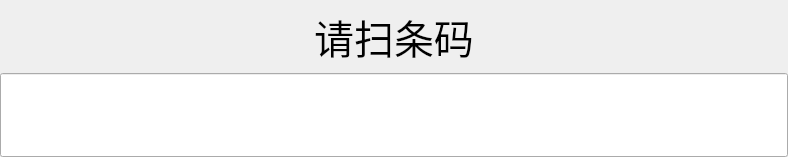
<?xml version="1.0" encoding="UTF-8"?>
<ui version="4.0">
 <class>ScanCodeDlg</class>
 <widget class="QDialog" name="ScanCodeDlg">
  <property name="geometry">
   <rect>
    <x>0</x>
    <y>0</y>
    <width>788</width>
    <height>157</height>
   </rect>
  </property>
  <property name="windowTitle">
   <string>扫码</string>
  </property>
  <property name="styleSheet">
   <string notr="true"/>
  </property>
  <layout class="QVBoxLayout" name="verticalLayout_2">
   <property name="spacing">
    <number>0</number>
   </property>
   <property name="leftMargin">
    <number>0</number>
   </property>
   <property name="topMargin">
    <number>0</number>
   </property>
   <property name="rightMargin">
    <number>0</number>
   </property>
   <property name="bottomMargin">
    <number>0</number>
   </property>
   <item>
    <layout class="QVBoxLayout" name="verticalLayout">
     <property name="spacing">
      <number>0</number>
     </property>
     <item>
      <widget class="QLabel" name="titleLabel">
       <property name="font">
        <font>
         <pointsize>30</pointsize>
        </font>
       </property>
       <property name="styleSheet">
        <string notr="true">background-image: url(:/Images/Resources/Images/jinji_de_juren.jpg);</string>
       </property>
       <property name="text">
        <string>请扫条码</string>
       </property>
       <property name="alignment">
        <set>Qt::AlignCenter</set>
       </property>
      </widget>
     </item>
     <item>
      <widget class="QLineEdit" name="codeLine">
       <property name="minimumSize">
        <size>
         <width>0</width>
         <height>80</height>
        </size>
       </property>
       <property name="font">
        <font>
         <pointsize>50</pointsize>
        </font>
       </property>
       <property name="styleSheet">
        <string notr="true"/>
       </property>
      </widget>
     </item>
    </layout>
   </item>
  </layout>
 </widget>
 <layoutdefault spacing="6" margin="11"/>
 <resources>
  <include location="FlashTool.qrc"/>
 </resources>
 <connections/>
</ui>
